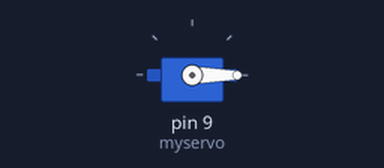
This sketch was run on a simulated Arduino Uno, built with avr-gcc and run on an emulated ATmega328P. Shown: servo.

Above: at 0.05 s.
At 1.85 s:
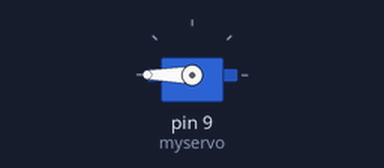
At 3.65 s:
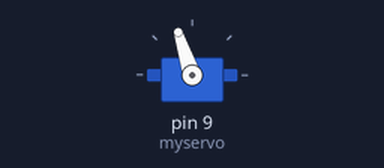
At 7.25 s:
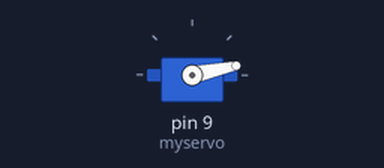
Timing chart, 0 to 9.7 s (numbered marks = the images above):
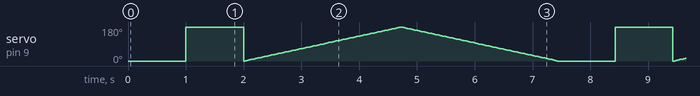

The sketch:

servomoteur.ino
```cpp
#include <Servo.h>

Servo myservo;  // create servo object to control a servo
                // a maximum of eight servo objects can be created

int pos = 0;    // variable to store the servo position

void setup()
{
  myservo.attach(9);  // attaches the servo on pin 9 to the servo object
}


void loop()
{
  myservo.write(0);
    delay(1000);                       // waits 15ms for the servo to reach the position
  myservo.write(180);
    delay(1000);                       // waits 15ms for the servo to reach the position

  for(pos = 0; pos < 180; pos += 1)  // goes from 0 degrees to 180 degrees
  {                                  // in steps of 1 degree
    myservo.write(pos);              // tell servo to go to position in variable 'pos'
    delay(15);                       // waits 15ms for the servo to reach the position
  }
  for(pos = 180; pos>=1; pos-=1)     // goes from 180 degrees to 0 degrees
  {
    myservo.write(pos);              // tell servo to go to position in variable 'pos'
    delay(15);                       // waits 15ms for the servo to reach the position
  }
}
```

Measured:
- by itself, servo on pin 9 (myservo): moves between 0° and 180°, repeating every 7.4 s
